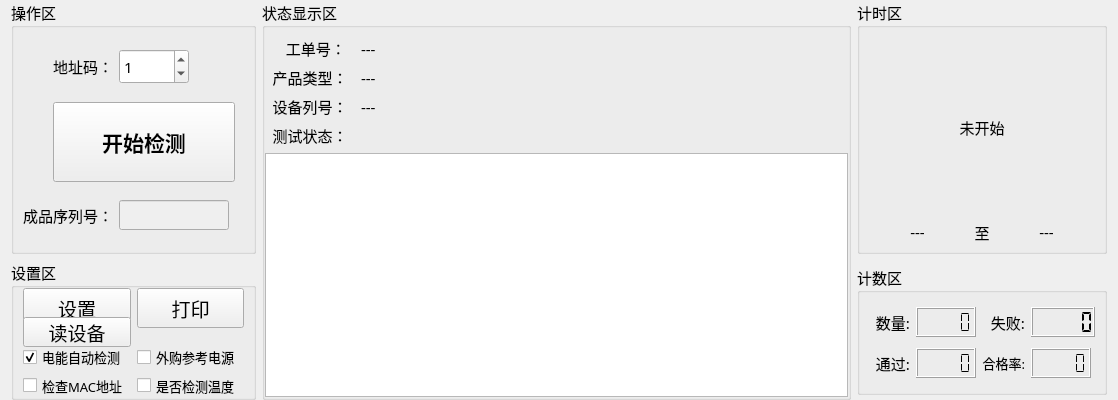
<?xml version="1.0" encoding="UTF-8"?>
<ui version="4.0">
 <class>Home_WorkWid</class>
 <widget class="QWidget" name="Home_WorkWid">
  <property name="geometry">
   <rect>
    <x>0</x>
    <y>0</y>
    <width>1118</width>
    <height>400</height>
   </rect>
  </property>
  <property name="maximumSize">
   <size>
    <width>16777215</width>
    <height>400</height>
   </size>
  </property>
  <property name="font">
   <font>
    <family>微软雅黑</family>
    <pointsize>11</pointsize>
   </font>
  </property>
  <property name="windowTitle">
   <string>Form</string>
  </property>
  <layout class="QGridLayout" name="gridLayout_4">
   <property name="topMargin">
    <number>0</number>
   </property>
   <property name="bottomMargin">
    <number>0</number>
   </property>
   <item row="0" column="2">
    <widget class="QGroupBox" name="groupBox_1">
     <property name="maximumSize">
      <size>
       <width>260</width>
       <height>260</height>
      </size>
     </property>
     <property name="title">
      <string>计时区</string>
     </property>
     <layout class="QGridLayout" name="gridLayout">
      <property name="topMargin">
       <number>10</number>
      </property>
      <item row="0" column="0" colspan="3">
       <widget class="QLabel" name="timeLab">
        <property name="text">
         <string>未开始</string>
        </property>
        <property name="alignment">
         <set>Qt::AlignCenter</set>
        </property>
       </widget>
      </item>
      <item row="1" column="0">
       <widget class="QLabel" name="startLab">
        <property name="maximumSize">
         <size>
          <width>16777215</width>
          <height>20</height>
         </size>
        </property>
        <property name="text">
         <string>---</string>
        </property>
        <property name="alignment">
         <set>Qt::AlignCenter</set>
        </property>
       </widget>
      </item>
      <item row="1" column="1">
       <widget class="QLabel" name="label_3">
        <property name="maximumSize">
         <size>
          <width>20</width>
          <height>20</height>
         </size>
        </property>
        <property name="text">
         <string>至</string>
        </property>
        <property name="alignment">
         <set>Qt::AlignCenter</set>
        </property>
       </widget>
      </item>
      <item row="1" column="2">
       <widget class="QLabel" name="endLab">
        <property name="maximumSize">
         <size>
          <width>16777215</width>
          <height>20</height>
         </size>
        </property>
        <property name="text">
         <string>---</string>
        </property>
        <property name="alignment">
         <set>Qt::AlignCenter</set>
        </property>
       </widget>
      </item>
     </layout>
    </widget>
   </item>
   <item row="1" column="2">
    <widget class="QGroupBox" name="groupBox_2">
     <property name="maximumSize">
      <size>
       <width>250</width>
       <height>130</height>
      </size>
     </property>
     <property name="title">
      <string>计数区</string>
     </property>
     <layout class="QGridLayout" name="gridLayout_2">
      <item row="0" column="0">
       <widget class="QLabel" name="label_5">
        <property name="maximumSize">
         <size>
          <width>45</width>
          <height>30</height>
         </size>
        </property>
        <property name="text">
         <string>数量:</string>
        </property>
        <property name="alignment">
         <set>Qt::AlignRight|Qt::AlignTrailing|Qt::AlignVCenter</set>
        </property>
       </widget>
      </item>
      <item row="0" column="1">
       <widget class="QLCDNumber" name="allLcd">
        <property name="maximumSize">
         <size>
          <width>60</width>
          <height>30</height>
         </size>
        </property>
        <property name="digitCount">
         <number>5</number>
        </property>
        <property name="segmentStyle">
         <enum>QLCDNumber::Flat</enum>
        </property>
       </widget>
      </item>
      <item row="0" column="2">
       <widget class="QLabel" name="label_7">
        <property name="maximumSize">
         <size>
          <width>45</width>
          <height>30</height>
         </size>
        </property>
        <property name="text">
         <string>失败:</string>
        </property>
        <property name="alignment">
         <set>Qt::AlignRight|Qt::AlignTrailing|Qt::AlignVCenter</set>
        </property>
       </widget>
      </item>
      <item row="0" column="3">
       <widget class="QLCDNumber" name="errLcd">
        <property name="maximumSize">
         <size>
          <width>70</width>
          <height>35</height>
         </size>
        </property>
        <property name="digitCount">
         <number>5</number>
        </property>
        <property name="segmentStyle">
         <enum>QLCDNumber::Flat</enum>
        </property>
        <property name="value" stdset="0">
         <double>0.000000000000000</double>
        </property>
        <property name="intValue" stdset="0">
         <number>0</number>
        </property>
       </widget>
      </item>
      <item row="1" column="0">
       <widget class="QLabel" name="label_6">
        <property name="maximumSize">
         <size>
          <width>45</width>
          <height>30</height>
         </size>
        </property>
        <property name="text">
         <string>通过:</string>
        </property>
        <property name="alignment">
         <set>Qt::AlignRight|Qt::AlignTrailing|Qt::AlignVCenter</set>
        </property>
       </widget>
      </item>
      <item row="1" column="1">
       <widget class="QLCDNumber" name="okLcd">
        <property name="maximumSize">
         <size>
          <width>60</width>
          <height>30</height>
         </size>
        </property>
        <property name="digitCount">
         <number>5</number>
        </property>
        <property name="segmentStyle">
         <enum>QLCDNumber::Flat</enum>
        </property>
        <property name="intValue" stdset="0">
         <number>0</number>
        </property>
       </widget>
      </item>
      <item row="1" column="2">
       <widget class="QLabel" name="label_8">
        <property name="maximumSize">
         <size>
          <width>60</width>
          <height>30</height>
         </size>
        </property>
        <property name="font">
         <font>
          <family>微软雅黑</family>
          <pointsize>10</pointsize>
         </font>
        </property>
        <property name="text">
         <string>合格率:</string>
        </property>
        <property name="alignment">
         <set>Qt::AlignRight|Qt::AlignTrailing|Qt::AlignVCenter</set>
        </property>
       </widget>
      </item>
      <item row="1" column="3">
       <widget class="QLCDNumber" name="passLcd">
        <property name="maximumSize">
         <size>
          <width>60</width>
          <height>30</height>
         </size>
        </property>
        <property name="digitCount">
         <number>5</number>
        </property>
        <property name="segmentStyle">
         <enum>QLCDNumber::Flat</enum>
        </property>
       </widget>
      </item>
     </layout>
    </widget>
   </item>
   <item row="0" column="1" rowspan="2">
    <widget class="QGroupBox" name="groupBox">
     <property name="title">
      <string>状态显示区</string>
     </property>
     <layout class="QGridLayout" name="gridLayout_6">
      <property name="leftMargin">
       <number>0</number>
      </property>
      <property name="rightMargin">
       <number>0</number>
      </property>
      <property name="bottomMargin">
       <number>0</number>
      </property>
      <item row="0" column="0">
       <widget class="QLabel" name="label_10">
        <property name="minimumSize">
         <size>
          <width>0</width>
          <height>20</height>
         </size>
        </property>
        <property name="maximumSize">
         <size>
          <width>90</width>
          <height>30</height>
         </size>
        </property>
        <property name="text">
         <string>   工单号：</string>
        </property>
        <property name="alignment">
         <set>Qt::AlignCenter</set>
        </property>
       </widget>
      </item>
      <item row="0" column="1">
       <widget class="QLabel" name="userLab">
        <property name="minimumSize">
         <size>
          <width>0</width>
          <height>20</height>
         </size>
        </property>
        <property name="text">
         <string>---</string>
        </property>
       </widget>
      </item>
      <item row="1" column="0">
       <widget class="QLabel" name="label_13">
        <property name="minimumSize">
         <size>
          <width>0</width>
          <height>20</height>
         </size>
        </property>
        <property name="maximumSize">
         <size>
          <width>90</width>
          <height>30</height>
         </size>
        </property>
        <property name="text">
         <string>产品类型：</string>
        </property>
        <property name="alignment">
         <set>Qt::AlignCenter</set>
        </property>
       </widget>
      </item>
      <item row="1" column="1">
       <widget class="QLabel" name="devLab">
        <property name="minimumSize">
         <size>
          <width>0</width>
          <height>20</height>
         </size>
        </property>
        <property name="text">
         <string>---</string>
        </property>
       </widget>
      </item>
      <item row="2" column="0">
       <widget class="QLabel" name="label_15">
        <property name="minimumSize">
         <size>
          <width>0</width>
          <height>20</height>
         </size>
        </property>
        <property name="maximumSize">
         <size>
          <width>90</width>
          <height>30</height>
         </size>
        </property>
        <property name="text">
         <string>设备列号：</string>
        </property>
        <property name="alignment">
         <set>Qt::AlignCenter</set>
        </property>
       </widget>
      </item>
      <item row="2" column="1">
       <widget class="QLabel" name="snLab">
        <property name="minimumSize">
         <size>
          <width>0</width>
          <height>20</height>
         </size>
        </property>
        <property name="text">
         <string>---</string>
        </property>
       </widget>
      </item>
      <item row="3" column="0">
       <widget class="QLabel" name="label_16">
        <property name="minimumSize">
         <size>
          <width>0</width>
          <height>20</height>
         </size>
        </property>
        <property name="maximumSize">
         <size>
          <width>90</width>
          <height>30</height>
         </size>
        </property>
        <property name="text">
         <string>测试状态：</string>
        </property>
        <property name="alignment">
         <set>Qt::AlignCenter</set>
        </property>
       </widget>
      </item>
      <item row="4" column="0" colspan="2">
       <widget class="QTextEdit" name="textEdit">
        <property name="enabled">
         <bool>true</bool>
        </property>
        <property name="readOnly">
         <bool>true</bool>
        </property>
       </widget>
      </item>
     </layout>
    </widget>
   </item>
   <item row="0" column="0">
    <widget class="QGroupBox" name="groupBox_3">
     <property name="maximumSize">
      <size>
       <width>245</width>
       <height>16777215</height>
      </size>
     </property>
     <property name="title">
      <string>操作区</string>
     </property>
     <layout class="QGridLayout" name="gridLayout_3">
      <item row="0" column="1">
       <widget class="QLabel" name="label_9">
        <property name="minimumSize">
         <size>
          <width>0</width>
          <height>35</height>
         </size>
        </property>
        <property name="maximumSize">
         <size>
          <width>70</width>
          <height>35</height>
         </size>
        </property>
        <property name="text">
         <string>地址码：</string>
        </property>
        <property name="alignment">
         <set>Qt::AlignRight|Qt::AlignTrailing|Qt::AlignVCenter</set>
        </property>
       </widget>
      </item>
      <item row="1" column="1" colspan="3">
       <widget class="QPushButton" name="startBtn">
        <property name="maximumSize">
         <size>
          <width>200</width>
          <height>80</height>
         </size>
        </property>
        <property name="font">
         <font>
          <family>微软雅黑</family>
          <pointsize>16</pointsize>
          <bold>true</bold>
         </font>
        </property>
        <property name="text">
         <string>开始检测</string>
        </property>
        <property name="shortcut">
         <string>Enter</string>
        </property>
       </widget>
      </item>
      <item row="0" column="0">
       <spacer name="horizontalSpacer">
        <property name="orientation">
         <enum>Qt::Horizontal</enum>
        </property>
        <property name="sizeHint" stdset="0">
         <size>
          <width>40</width>
          <height>20</height>
         </size>
        </property>
       </spacer>
      </item>
      <item row="0" column="4">
       <spacer name="horizontalSpacer_2">
        <property name="orientation">
         <enum>Qt::Horizontal</enum>
        </property>
        <property name="sizeHint" stdset="0">
         <size>
          <width>40</width>
          <height>20</height>
         </size>
        </property>
       </spacer>
      </item>
      <item row="1" column="0">
       <spacer name="horizontalSpacer_4">
        <property name="orientation">
         <enum>Qt::Horizontal</enum>
        </property>
        <property name="sizeHint" stdset="0">
         <size>
          <width>54</width>
          <height>20</height>
         </size>
        </property>
       </spacer>
      </item>
      <item row="1" column="4">
       <spacer name="horizontalSpacer_3">
        <property name="orientation">
         <enum>Qt::Horizontal</enum>
        </property>
        <property name="sizeHint" stdset="0">
         <size>
          <width>40</width>
          <height>20</height>
         </size>
        </property>
       </spacer>
      </item>
      <item row="0" column="2" colspan="2">
       <widget class="QSpinBox" name="addrSpin">
        <property name="minimumSize">
         <size>
          <width>60</width>
          <height>0</height>
         </size>
        </property>
        <property name="maximumSize">
         <size>
          <width>70</width>
          <height>35</height>
         </size>
        </property>
        <property name="maximum">
         <number>5</number>
        </property>
        <property name="value">
         <number>1</number>
        </property>
       </widget>
      </item>
      <item row="2" column="0" colspan="2">
       <widget class="QLabel" name="lable_17">
        <property name="text">
         <string>成品序列号：</string>
        </property>
       </widget>
      </item>
      <item row="2" column="2">
       <widget class="QLineEdit" name="snEdit">
        <property name="enabled">
         <bool>false</bool>
        </property>
       </widget>
      </item>
     </layout>
    </widget>
   </item>
   <item row="1" column="0">
    <widget class="QGroupBox" name="groupBox_4">
     <property name="maximumSize">
      <size>
       <width>16777215</width>
       <height>140</height>
      </size>
     </property>
     <property name="title">
      <string>设置区</string>
     </property>
     <layout class="QGridLayout" name="gridLayout_5">
      <property name="topMargin">
       <number>0</number>
      </property>
      <property name="bottomMargin">
       <number>0</number>
      </property>
      <item row="6" column="0">
       <widget class="QCheckBox" name="guideCheck">
        <property name="font">
         <font>
          <family>微软雅黑</family>
          <pointsize>10</pointsize>
         </font>
        </property>
        <property name="text">
         <string>检查MAC地址</string>
        </property>
       </widget>
      </item>
      <item row="1" column="0">
       <widget class="QPushButton" name="setBtn">
        <property name="minimumSize">
         <size>
          <width>0</width>
          <height>40</height>
         </size>
        </property>
        <property name="maximumSize">
         <size>
          <width>110</width>
          <height>16777215</height>
         </size>
        </property>
        <property name="font">
         <font>
          <family>微软雅黑</family>
          <pointsize>14</pointsize>
         </font>
        </property>
        <property name="text">
         <string>设置</string>
        </property>
       </widget>
      </item>
      <item row="3" column="0">
       <widget class="QCheckBox" name="eleCheck">
        <property name="font">
         <font>
          <family>微软雅黑</family>
          <pointsize>10</pointsize>
         </font>
        </property>
        <property name="text">
         <string>电能自动检测</string>
        </property>
        <property name="checked">
         <bool>true</bool>
        </property>
       </widget>
      </item>
      <item row="3" column="1">
       <widget class="QCheckBox" name="vrefCheck">
        <property name="font">
         <font>
          <family>微软雅黑</family>
          <pointsize>10</pointsize>
         </font>
        </property>
        <property name="text">
         <string>外购参考电源</string>
        </property>
        <property name="checked">
         <bool>false</bool>
        </property>
       </widget>
      </item>
      <item row="2" column="0">
       <widget class="QPushButton" name="readBtn">
        <property name="minimumSize">
         <size>
          <width>0</width>
          <height>30</height>
         </size>
        </property>
        <property name="maximumSize">
         <size>
          <width>110</width>
          <height>16777215</height>
         </size>
        </property>
        <property name="font">
         <font>
          <family>微软雅黑</family>
          <pointsize>14</pointsize>
         </font>
        </property>
        <property name="text">
         <string>读设备</string>
        </property>
       </widget>
      </item>
      <item row="6" column="1">
       <widget class="QCheckBox" name="temCheck">
        <property name="font">
         <font>
          <family>微软雅黑</family>
          <pointsize>10</pointsize>
         </font>
        </property>
        <property name="text">
         <string>是否检测温度</string>
        </property>
       </widget>
      </item>
      <item row="1" column="1">
       <widget class="QPushButton" name="printBtn">
        <property name="minimumSize">
         <size>
          <width>0</width>
          <height>40</height>
         </size>
        </property>
        <property name="maximumSize">
         <size>
          <width>110</width>
          <height>16777215</height>
         </size>
        </property>
        <property name="font">
         <font>
          <family>微软雅黑</family>
          <pointsize>14</pointsize>
         </font>
        </property>
        <property name="text">
         <string>打印</string>
        </property>
       </widget>
      </item>
     </layout>
    </widget>
   </item>
  </layout>
 </widget>
 <resources/>
 <connections/>
</ui>
